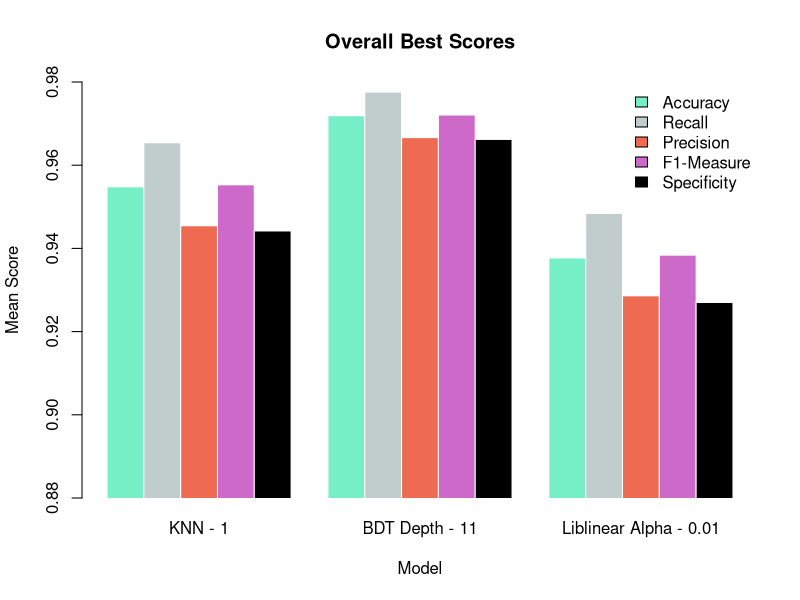
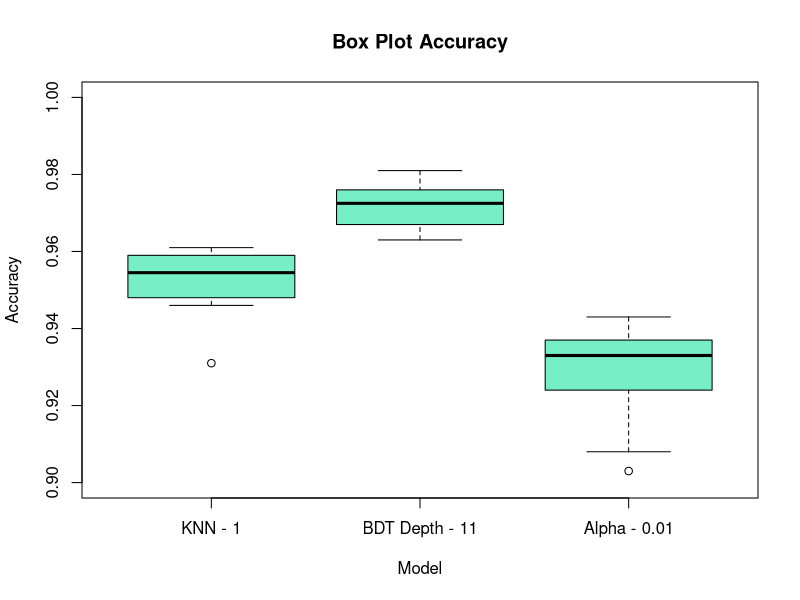
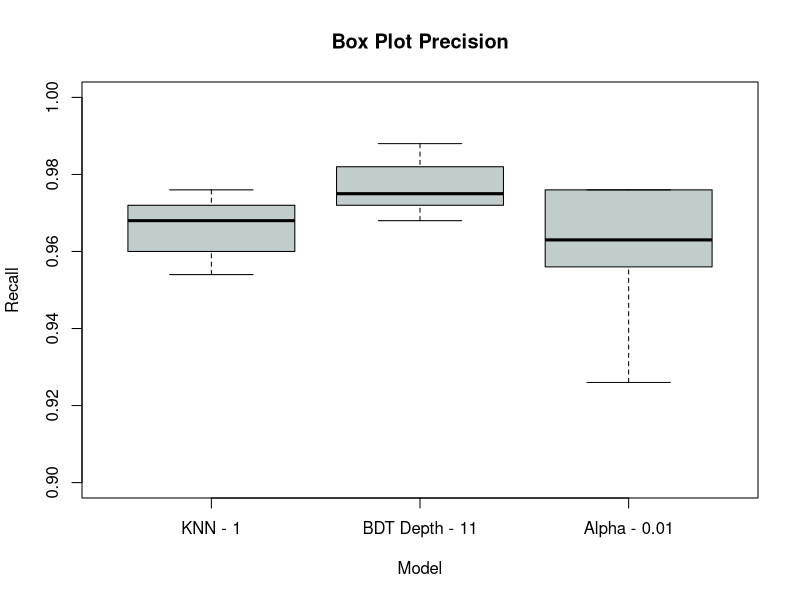

The R source for these figures, in order:
tab <- read.csv("best_scores.csv",header = FALSE)
transposed <- t(tab)
colnames(transposed) <- c ("KNN - 1","BDT Depth - 11", "Liblinear Alpha - 0.01")
mat <- as.matrix(transposed)

pdf("./graphs/selected_bar.pdf")
l <- c("Accuracy","Recall","Precision","F1-Measure","Specificity")

barplot(mat, main ="Overall Best Scores",col = c("aquamarine2","azure3","coral2","orchid3","black"),
        beside = TRUE, ylim =c(0.88,0.98), ylab = "Mean Score", xlab = "Model",xpd=FALSE,border="white")
legend("topright", legend = l, 
       fill = c("aquamarine2","azure3","coral2","orchid3","black"), box.lty = 0.5, cex = 1,
)

dev.off()

pdf("./graphs/selected_box_acc.pdf")
boxbest <- read.csv("box_acc.csv",header = FALSE)
boxplot(boxbest,xlab="Model",xaxt='n',ylab="Accuracy",ylim=c(0.90,1), main="Box Plot Accuracy",col="aquamarine2")
axis(1, at=1:3, labels=c("KNN - 1","BDT Depth - 11", "Alpha - 0.01"))
dev.off()

pdf("./graphs/selected_box_rec.pdf")
boxbest <- read.csv("box_rec.csv",header = FALSE)
boxplot(boxbest,xlab="Model",xaxt='n',ylab="Recall",ylim=c(0.90,1), main="Box Plot Precision",col="azure3")
axis(1, at=1:3, labels=c("KNN - 1","BDT Depth - 11", "Alpha - 0.01"))
dev.off()
